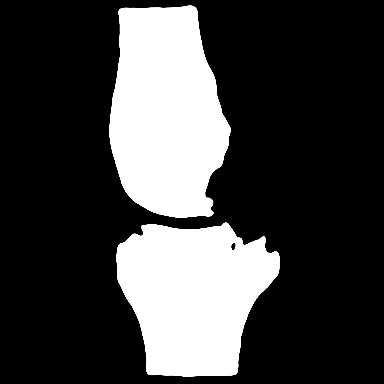
%> input picture code/TestImages/case1/9002116_073_pred.png, 384 x 384 px
$ octave --eval "result = in('TestImages/9002116_059_pred.png');"   (GNU Octave 9; MATLAB toolbox functions it lacks are replaced by stand-ins)
%> lines starting %> are read from the running program, lines starting %| are printed output that depends on the picture; in (x1, y1, x2, y2) boxes, pixels count from 0 and x2, y2 are one past the last pixel; in counts of white or black regions, pixels touching at a corner belong together; the program's own positions count from 1
function trueOrFalse = in(image);
%> called with image = 'TestImages/9002116_059_pred.png'
    image = 'C:\Users\Min Jung\Downloads\FemurTibiaBoneMasks197\preds\9002116_073_pred.png';
    BinaryImage = imread(image);
%> BinaryImage is the input picture: size 384x384 uint8; min 0, max 255, mean 65.9

    % binarization using the image using OTSU's Method.
    %global threshold
    %step 2
    threshold = graythresh(BinaryImage);
%> threshold = 0.498
    BinaryImage = BinaryImage > (threshold * 255);
%> BinaryImage: size 384x384 logical; 25.8% white; 2 white regions

    %step 3
    % display the image
    figure; imshow(BinaryImage);
    title(['Binary Image for Slice ', image_path], 'Interpreter', 'none');

    % step 4
    % labels each of the component to a specfic label/value to identify it
    labeledOutputImage = bwlabel(BinaryImage);
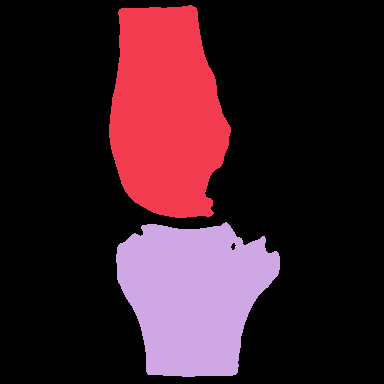
%> labeledOutputImage: size 384x384 double; 3 distinct labels, from 0 to 2; one colour per label, 0 black
    regions = regionprops(labeledOutputImage, 'Area', 'PixelIdxList', 'BoundingBox');
%> regions = 2 regions; box (x1, y1, x2, y2) and Area: (109, 5, 231, 218) 19892, (116, 222, 280, 377) 18192

    % step 5
    % idenfiying the femur and tibia
    [sorted_values, sortedIdx] = sort([regions.Area], 'descend');
%> sorted_values = [19892 18192]; sortedIdx = [1 2]
    if length(sortedIdx) < 2
        disp(['Warning: Not enough regions detected in image ', slice_filename]);
    else
        femurRegion = regions(sortedIdx(1)).PixelIdxList;
        tibiaRegion = regions(sortedIdx(2)).PixelIdxList;

        femurMask = zeros(size(BinaryImage));
        femurMask(femurRegion) = 1;
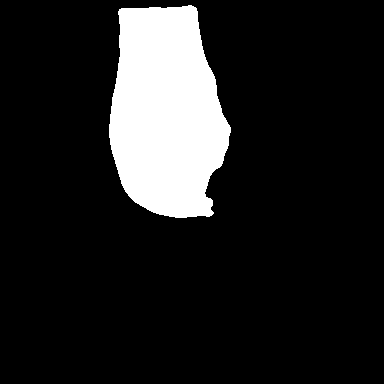
%> femurMask: size 384x384 double; values 0 (black) and 1 (white), 13.5% white; 1 white region, box (x1, y1, x2, y2) and area: (109, 5, 231, 218) 19892
        tibiaMask = zeros(size(BinaryImage));
        tibiaMask(tibiaRegion) = 1;
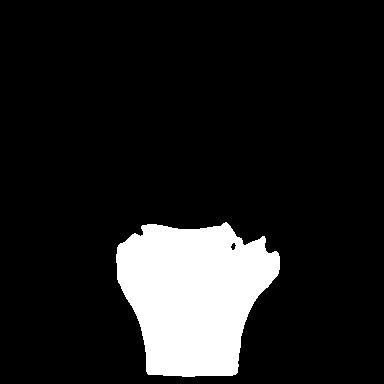
%> tibiaMask: size 384x384 double; values 0 (black) and 1 (white), 12.3% white; 1 white region, box (x1, y1, x2, y2) and area: (116, 222, 280, 377) 18192

        % Get count of pixels in mask that are greater than 19892
        bool = false;
        ctr1 = sum(femurMask(:) == 1);
%> ctr1 = 19892
        ctr2 = sum(tibiaMask(:) == 1);
%> ctr2 = 18192

        if ctr1 > 19892 && ctr2 > 19892
            bool = true;
        end;

        if ctr1 < 19892 % Based on 9002116_073_pred.png where femur surface measurable lessens from 9002116_072_pred.png
            bool = false;
        end;

        if ctr2 < 19892
            bool = false;
        end;
    end;

    bool;
end;


%> (the run ends here)
